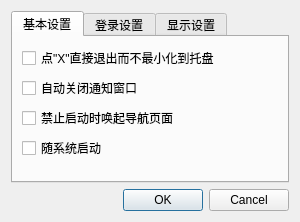
<?xml version="1.0" encoding="UTF-8"?>
<ui version="4.0">
 <class>SettingsDialog</class>
 <widget class="QDialog" name="SettingsDialog">
  <property name="geometry">
   <rect>
    <x>0</x>
    <y>0</y>
    <width>300</width>
    <height>222</height>
   </rect>
  </property>
  <property name="windowTitle">
   <string>设置</string>
  </property>
  <layout class="QGridLayout" name="gridLayout">
   <item row="2" column="0">
    <widget class="QDialogButtonBox" name="buttonBox">
     <property name="orientation">
      <enum>Qt::Horizontal</enum>
     </property>
     <property name="standardButtons">
      <set>QDialogButtonBox::Cancel|QDialogButtonBox::Ok</set>
     </property>
    </widget>
   </item>
   <item row="0" column="0">
    <widget class="QTabWidget" name="tabWidget">
     <property name="currentIndex">
      <number>0</number>
     </property>
     <widget class="QWidget" name="tab">
      <attribute name="title">
       <string>基本设置</string>
      </attribute>
      <layout class="QGridLayout" name="gridLayout_3">
       <item row="6" column="0">
        <spacer name="verticalSpacer_2">
         <property name="orientation">
          <enum>Qt::Vertical</enum>
         </property>
         <property name="sizeHint" stdset="0">
          <size>
           <width>20</width>
           <height>40</height>
          </size>
         </property>
        </spacer>
       </item>
       <item row="3" column="0">
        <widget class="QCheckBox" name="chkWebEnable">
         <property name="text">
          <string>禁止启动时唤起导航页面</string>
         </property>
        </widget>
       </item>
       <item row="1" column="0">
        <widget class="QCheckBox" name="chkAutoClose">
         <property name="text">
          <string>自动关闭通知窗口</string>
         </property>
        </widget>
       </item>
       <item row="0" column="0" colspan="2">
        <widget class="QCheckBox" name="chkQuitWhileClose">
         <property name="text">
          <string>点&quot;X&quot;直接退出而不最小化到托盘</string>
         </property>
        </widget>
       </item>
       <item row="5" column="0">
        <widget class="QCheckBox" name="checkBox_2">
         <property name="text">
          <string>随系统启动</string>
         </property>
        </widget>
       </item>
      </layout>
     </widget>
     <widget class="QWidget" name="tab_2">
      <attribute name="title">
       <string>登录设置</string>
      </attribute>
      <layout class="QGridLayout" name="gridLayout_2">
       <item row="0" column="0" colspan="2">
        <widget class="QCheckBox" name="chkAutoRedial">
         <property name="text">
          <string>断线自动重连</string>
         </property>
        </widget>
       </item>
       <item row="1" column="0" colspan="2">
        <widget class="QCheckBox" name="chkAutoMinimize">
         <property name="enabled">
          <bool>false</bool>
         </property>
         <property name="text">
          <string>拨号完毕隐藏主面板</string>
         </property>
         <property name="checkable">
          <bool>false</bool>
         </property>
        </widget>
       </item>
       <item row="2" column="0" colspan="2">
        <layout class="QHBoxLayout" name="horizontalLayout">
         <item>
          <widget class="QLabel" name="label">
           <property name="text">
            <string>注销热键：</string>
           </property>
          </widget>
         </item>
         <item>
          <widget class="QComboBox" name="cmbHotKey">
           <property name="editable">
            <bool>true</bool>
           </property>
           <item>
            <property name="text">
             <string notr="true">Ctrl+F9</string>
            </property>
           </item>
           <item>
            <property name="text">
             <string notr="true">Ctrl+F10</string>
            </property>
           </item>
           <item>
            <property name="text">
             <string notr="true">Ctrl+F11</string>
            </property>
           </item>
           <item>
            <property name="text">
             <string notr="true">Ctrl+Alt+Q</string>
            </property>
           </item>
          </widget>
         </item>
         <item>
          <spacer name="horizontalSpacer">
           <property name="orientation">
            <enum>Qt::Horizontal</enum>
           </property>
           <property name="sizeHint" stdset="0">
            <size>
             <width>40</width>
             <height>20</height>
            </size>
           </property>
          </spacer>
         </item>
        </layout>
       </item>
       <item row="3" column="0" rowspan="2" colspan="2">
        <widget class="QLabel" name="label_3">
         <property name="styleSheet">
          <string notr="true">color: rgb(30, 170, 30);</string>
         </property>
         <property name="text">
          <string/>
         </property>
         <property name="wordWrap">
          <bool>true</bool>
         </property>
        </widget>
       </item>
      </layout>
     </widget>
     <widget class="QWidget" name="tab_3">
      <attribute name="title">
       <string>显示设置</string>
      </attribute>
      <layout class="QGridLayout" name="gridLayout_4">
       <item row="0" column="0">
        <widget class="QLabel" name="label_2">
         <property name="text">
          <string>语言：</string>
         </property>
        </widget>
       </item>
       <item row="0" column="1" colspan="4">
        <widget class="QComboBox" name="cmbLanguage">
         <property name="sizePolicy">
          <sizepolicy hsizetype="Expanding" vsizetype="Fixed">
           <horstretch>0</horstretch>
           <verstretch>0</verstretch>
          </sizepolicy>
         </property>
         <item>
          <property name="text">
           <string>自动</string>
          </property>
         </item>
         <item>
          <property name="text">
           <string notr="true">简体中文（内建）</string>
          </property>
         </item>
        </widget>
       </item>
       <item row="3" column="0" colspan="5">
        <widget class="QLabel" name="label_4">
         <property name="styleSheet">
          <string notr="true">color: rgb(30, 170, 30);</string>
         </property>
         <property name="text">
          <string>注意：更改语言需要重启程序才能生效。</string>
         </property>
         <property name="wordWrap">
          <bool>true</bool>
         </property>
        </widget>
       </item>
       <item row="1" column="1" colspan="4">
        <widget class="QComboBox" name="comboBox"/>
       </item>
       <item row="1" column="0">
        <widget class="QLabel" name="label_5">
         <property name="text">
          <string>皮肤：</string>
         </property>
        </widget>
       </item>
       <item row="2" column="0" colspan="5">
        <spacer name="verticalSpacer_3">
         <property name="orientation">
          <enum>Qt::Vertical</enum>
         </property>
         <property name="sizeHint" stdset="0">
          <size>
           <width>140</width>
           <height>106</height>
          </size>
         </property>
        </spacer>
       </item>
      </layout>
     </widget>
    </widget>
   </item>
  </layout>
 </widget>
 <resources/>
 <connections>
  <connection>
   <sender>buttonBox</sender>
   <signal>accepted()</signal>
   <receiver>SettingsDialog</receiver>
   <slot>accept()</slot>
   <hints>
    <hint type="sourcelabel">
     <x>248</x>
     <y>254</y>
    </hint>
    <hint type="destinationlabel">
     <x>157</x>
     <y>274</y>
    </hint>
   </hints>
  </connection>
  <connection>
   <sender>buttonBox</sender>
   <signal>rejected()</signal>
   <receiver>SettingsDialog</receiver>
   <slot>reject()</slot>
   <hints>
    <hint type="sourcelabel">
     <x>316</x>
     <y>260</y>
    </hint>
    <hint type="destinationlabel">
     <x>286</x>
     <y>274</y>
    </hint>
   </hints>
  </connection>
 </connections>
</ui>
